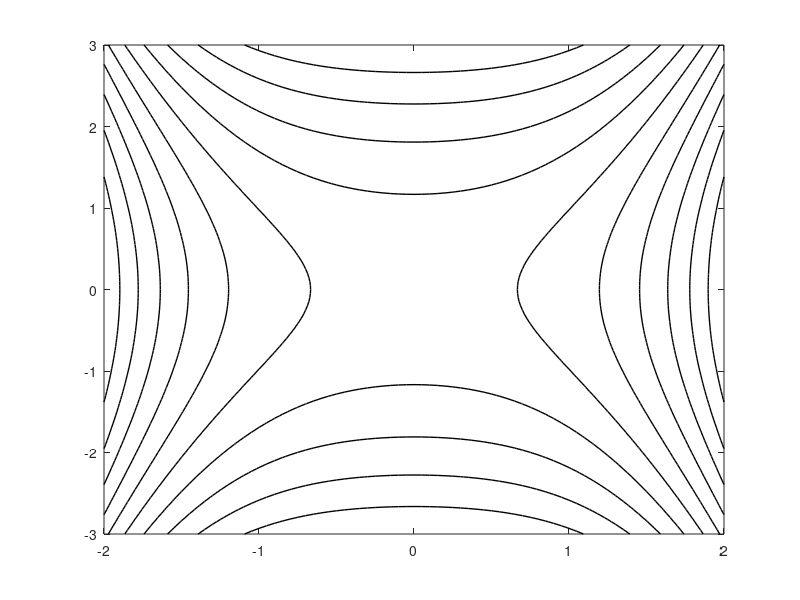
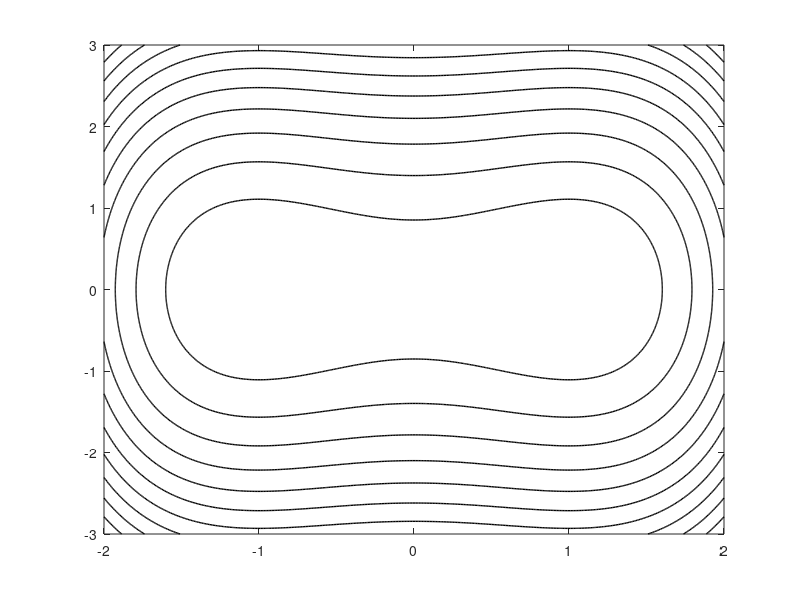

MATLAB code to generate these figures, in order:
%%
f_phase = @(u, v) v.^2 - u.^2 - 0.5*u.^4;
u = -2:0.05:2;
v = -3:0.05:3;
[U, V] = meshgrid(u, v);

PH = f_phase(U, V);

figure('Position', [100, 100, 350, 300])
colormap(gray(1));
contour(U, V, PH, 'LineWidth', 1);

%%
f_phase = @(u, v) v.^2 - u.^2 + 0.5*u.^4;
u = -2:0.01:2;
v = -3:0.01:3;
[U, V] = meshgrid(u, v);

PH = f_phase(U, V);

figure('Position', [100, 100, 350, 300])
colormap(gray(1));
contour(U, V, PH, 'LineWidth', 1);